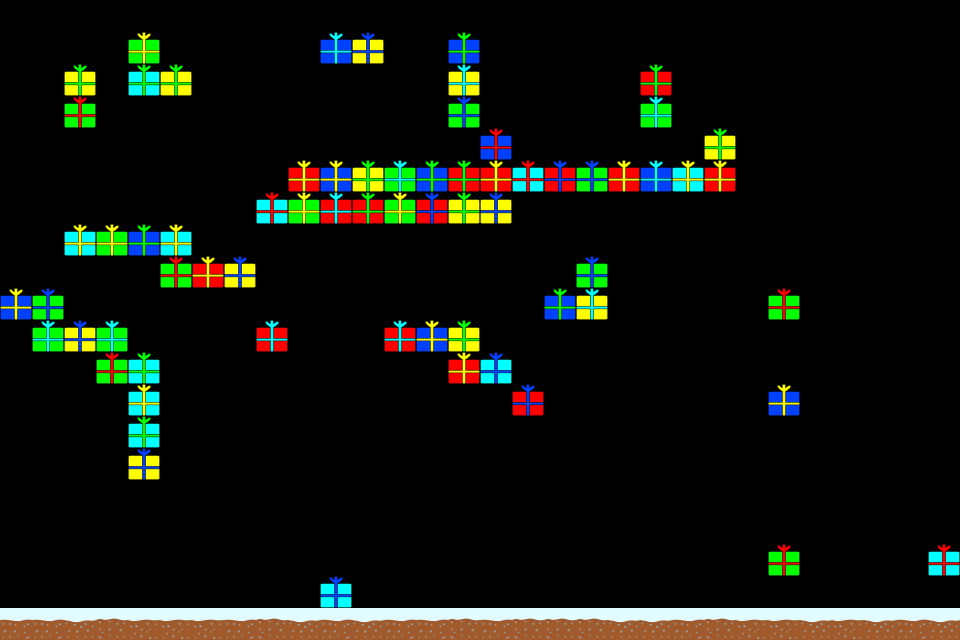

Tiled map render using the project's own tile images. Description and the whole map definition, tile-layer contents included, below:
An orthogonal 30x20 tile map with 32x32 px tiles, 1 tile layer (level01), 3 tilesets.

<map version="1.5" tiledversion="1.7.2" orientation="orthogonal" renderorder="right-down" width="30" height="20" tilewidth="32" tileheight="32" infinite="0" nextlayerid="2" nextobjectid="1">
 <tileset firstgid="1" name="tiles-sprite@1" tilewidth="32" tileheight="32" spacing="2" margin="1" tilecount="20" columns="4">
  <image source="../public/assets/tiles-sprite@1.png" width="136" height="170" />
  <tile id="0">
   <properties>
    <property name="collision" type="bool" value="true" />
   </properties>
  </tile>
  <tile id="1">
   <properties>
    <property name="collision" type="bool" value="true" />
   </properties>
  </tile>
  <tile id="2">
   <properties>
    <property name="collision" type="bool" value="true" />
   </properties>
  </tile>
  <tile id="3">
   <properties>
    <property name="collision" type="bool" value="true" />
   </properties>
  </tile>
  <tile id="4">
   <properties>
    <property name="collision" type="bool" value="true" />
   </properties>
  </tile>
  <tile id="5">
   <properties>
    <property name="collision" type="bool" value="true" />
   </properties>
  </tile>
  <tile id="6">
   <properties>
    <property name="collision" type="bool" value="true" />
   </properties>
  </tile>
  <tile id="7">
   <properties>
    <property name="collision" type="bool" value="true" />
   </properties>
  </tile>
  <tile id="8">
   <properties>
    <property name="collision" type="bool" value="true" />
   </properties>
  </tile>
  <tile id="9">
   <properties>
    <property name="collision" type="bool" value="true" />
   </properties>
  </tile>
  <tile id="10">
   <properties>
    <property name="collision" type="bool" value="true" />
   </properties>
  </tile>
  <tile id="11">
   <properties>
    <property name="collision" type="bool" value="true" />
   </properties>
  </tile>
  <tile id="12">
   <properties>
    <property name="collision" type="bool" value="true" />
   </properties>
  </tile>
  <tile id="13">
   <properties>
    <property name="collision" type="bool" value="true" />
   </properties>
  </tile>
  <tile id="14">
   <properties>
    <property name="collision" type="bool" value="true" />
   </properties>
  </tile>
  <tile id="15">
   <properties>
    <property name="collision" type="bool" value="true" />
   </properties>
  </tile>
  <tile id="16">
   <properties>
    <property name="collision" type="bool" value="true" />
   </properties>
  </tile>
  <tile id="17">
   <properties>
    <property name="collision" type="bool" value="true" />
   </properties>
  </tile>
  <tile id="18">
   <properties>
    <property name="collision" type="bool" value="true" />
   </properties>
  </tile>
  <tile id="19">
   <properties>
    <property name="collision" type="bool" value="true" />
   </properties>
  </tile>
 </tileset>
 <tileset firstgid="21" name="presents-sprite@1" tilewidth="32" tileheight="32" spacing="2" margin="1" tilecount="20" columns="4">
  <image source="../public/assets/presents-sprite@1.png" width="136" height="170" />
 </tileset>
 <tileset firstgid="41" name="korona-sprite@1" tilewidth="32" tileheight="32" spacing="2" margin="1" tilecount="2" columns="2">
  <image source="../public/assets/korona-sprite@1.png" width="68" height="34" />
 </tileset>
 <layer id="1" name="level01" width="30" height="20">
  <data encoding="csv">
0,0,0,0,0,0,0,0,0,0,0,0,0,0,0,0,0,0,0,0,0,0,0,0,0,0,0,0,0,0,
0,0,0,0,26,0,0,0,0,0,40,34,0,0,31,0,0,0,0,0,0,0,0,0,0,0,0,0,0,0,
0,0,30,0,32,30,0,0,0,0,0,0,0,0,38,0,0,0,0,0,29,0,0,0,0,0,0,0,0,0,
0,0,22,0,0,0,0,0,0,0,0,0,0,0,35,0,0,0,0,0,39,0,0,0,0,0,0,0,0,0,
0,0,0,0,0,0,0,0,0,0,0,0,0,0,0,23,0,0,0,0,0,0,30,0,0,0,0,0,0,0,
0,0,0,0,0,0,0,0,0,25,27,30,39,31,29,25,24,33,35,25,40,28,25,0,0,0,0,0,0,0,
0,0,0,0,0,0,0,0,24,26,37,29,26,33,30,34,0,0,0,0,0,0,0,0,0,0,0,0,0,0,
0,0,28,26,31,28,0,0,0,0,0,0,0,0,0,0,0,0,0,0,0,0,0,0,0,0,0,0,0,0,
0,0,0,0,0,22,25,34,0,0,0,0,0,0,0,0,0,0,35,0,0,0,0,0,0,0,0,0,0,0,
27,35,0,0,0,0,0,0,0,0,0,0,0,0,0,0,0,31,38,0,0,0,0,0,22,0,0,0,0,0,
0,39,34,39,0,0,0,0,37,0,0,0,37,27,30,0,0,0,0,0,0,0,0,0,0,0,0,0,0,0,
0,0,0,22,32,0,0,0,0,0,0,0,0,0,25,36,0,0,0,0,0,0,0,0,0,0,0,0,0,0,
0,0,0,0,28,0,0,0,0,0,0,0,0,0,0,0,33,0,0,0,0,0,0,0,27,0,0,0,0,0,
0,0,0,0,32,0,0,0,0,0,0,0,0,0,0,0,0,0,0,0,0,0,0,0,0,0,0,0,0,0,
0,0,0,0,34,0,0,0,0,0,0,0,0,0,0,0,0,0,0,0,0,0,0,0,0,0,0,0,0,0,
0,0,0,0,0,0,0,0,0,0,0,0,0,0,0,0,0,0,0,0,0,0,0,0,0,0,0,0,0,0,
0,0,0,0,0,0,0,0,0,0,0,0,0,0,0,0,0,0,0,0,0,0,0,0,0,0,0,0,0,0,
0,0,0,0,0,0,0,0,0,0,0,0,0,0,0,0,0,0,0,0,0,0,0,0,22,0,0,0,0,24,
0,0,0,0,0,0,0,0,0,0,36,0,0,0,0,0,0,0,0,0,0,0,0,0,0,0,0,0,0,0,
4,4,2,1,3,3,3,4,1,2,4,2,4,4,1,4,1,1,1,2,2,4,1,3,3,2,3,2,4,2
</data>
 </layer>
</map>
